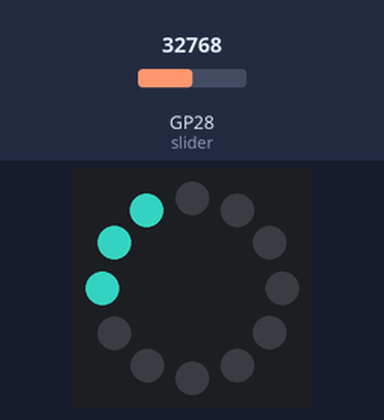
Recording of a program running on a simulated Raspberry Pi Pico running MicroPython. Parts: 12 RGB LEDs in a ring, first at the top, clockwise. The test bench sets the inputs (shaded band); at power-on: GP28 (slider) = 32768 (analog values on the 0–65535 scale). Dim RGB values are drawn brighter than linear; random numbers come from a fixed seed.

Above: at 5.47 s.
5.5 s: GP28 (slider) set to 19660
At 5.87 s:
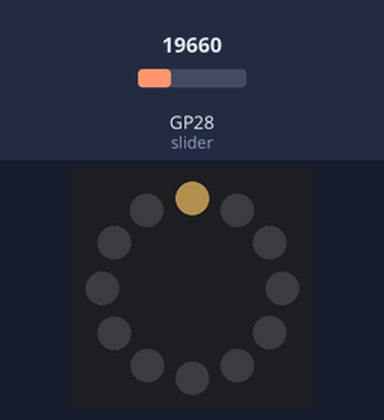
8.7 s: GP28 (slider) set to 57670
At 10.79 s:
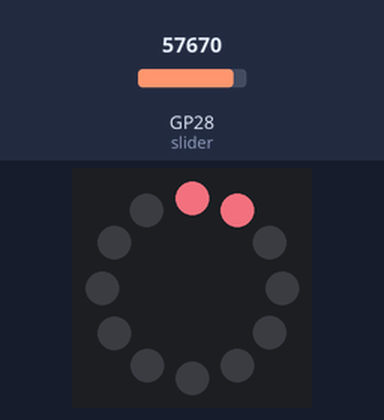
14.6 s: GP28 (slider) set to 45874
At 16.62 s:
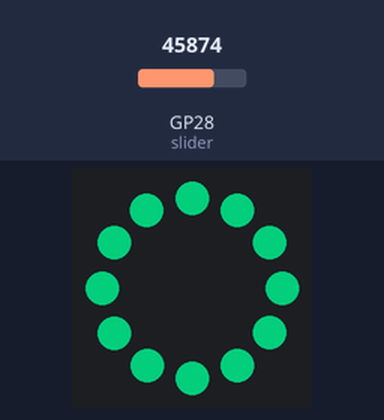

The program:

spinner_with_slider.py
```python
from machine import Pin, ADC
from neopixel import NeoPixel
import time
import random

READING_MULTIPLIER = (255 / 65535)

ring = NeoPixel(Pin(2), 12)
slider = ADC(Pin(28))

ring.fill((0,0,0))
ring.write()
time.sleep(1)

while True:
    intensity = round(slider.read_u16() * READING_MULTIPLIER)
    colour = [random.randint(1, intensity) for i in range(3)]

    for i in range(len(ring)):
        ring[i] = colour
        ring.write()
        time.sleep(0.1)

    for i in range(len(ring)):
        ring[i] = (0, 0, 0)
        ring.write()
        time.sleep(0.1)
```
